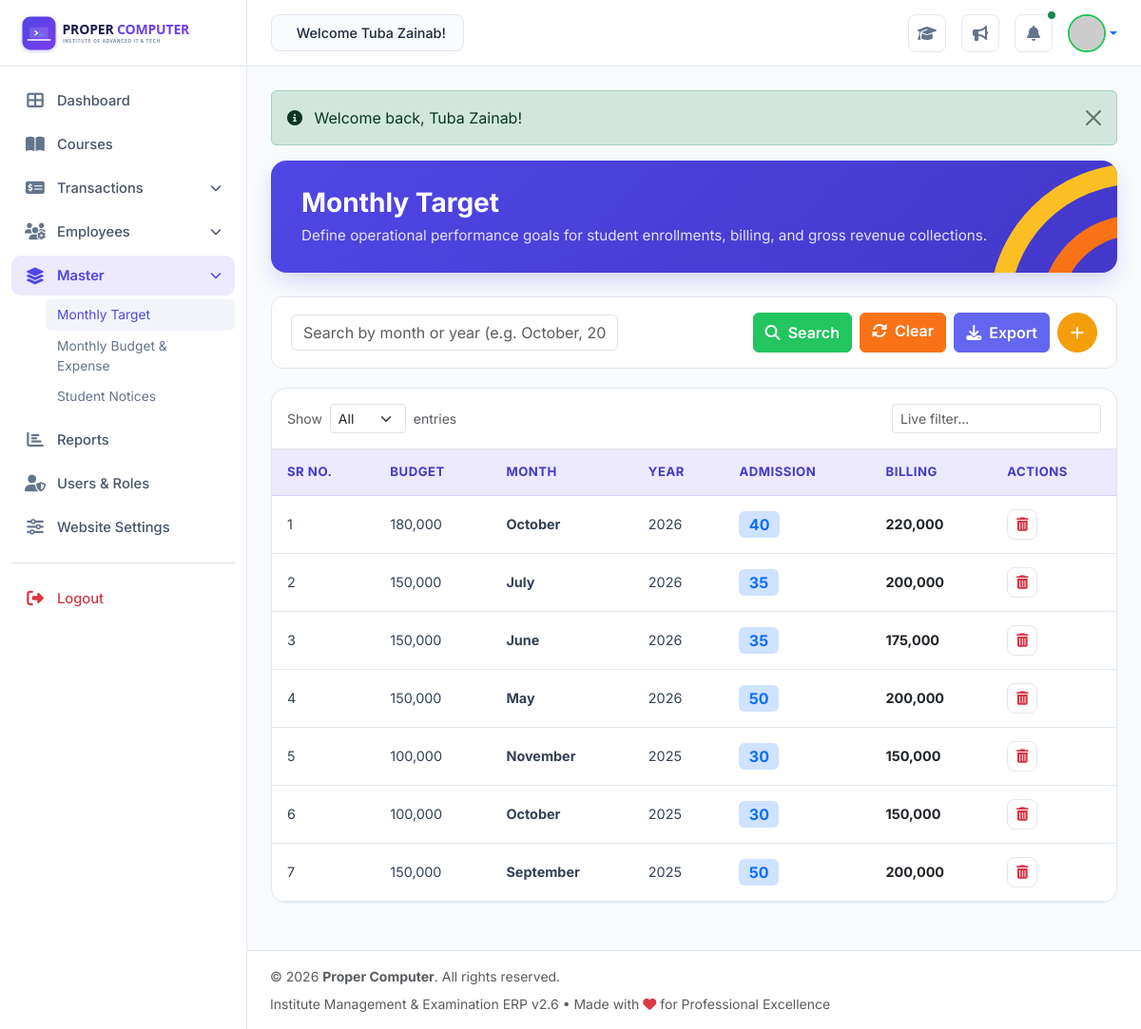
Page /admin/targets.php (signed in) on the committed database.
### tables this page shows
CREATE TABLE `monthly_targets` (
  `id` INT AUTO_INCREMENT PRIMARY KEY,
  `month` VARCHAR(20) NOT NULL,
  `year` INT NOT NULL,
  `target_admissions` INT NOT NULL DEFAULT 30,
  `target_billing` DECIMAL(12,2) NOT NULL DEFAULT 150000.00,
  `target_collection` DECIMAL(12,2) NOT NULL DEFAULT 120000.00,
  `created_at` DATETIME DEFAULT CURRENT_TIMESTAMP
);

### admin/targets.php (the view, shortened to what this page needs)
<?php
require_once __DIR__ . '/../config/helpers.php';
$pdo = getDBConnection();
$search = trim($_GET['search'] ?? '');
$sql = "SELECT * FROM monthly_targets WHERE 1=1";
$params = [];
$sql .= " ORDER BY year DESC, id DESC";
$stmt = $pdo->prepare($sql);
$stmt->execute($params);
$targets = $stmt->fetchAll();
require_once __DIR__ . '/../includes/admin_header.php';
?>
<div class="admin-header-banner">
    <svg class="banner-arcs" viewBox="0 0 100 100">
        <circle class="arc-1" cx="100" cy="100" r="80" />
        <circle class="arc-2" cx="100" cy="100" r="50" />
    </svg>
    <h2>Monthly Target</h2>
    <p>Define operational performance goals for student enrollments, billing, and gross revenue collections.</p>
</div>
<div class="filter-toolbar">
    <form method="GET" action="" class="row g-3 align-items-center">
        <div class="col-md-5">
            <input type="text" name="search" class="form-control" placeholder="Search by month or year (e.g. October, 2026)..." value="<?= e($search) ?>">
        </div>
        <div class="col-md-7 d-flex justify-content-md-end gap-2">
            <button type="submit" class="btn btn-search-green">
                <i class="fas fa-search me-1"></i> Search
            </button>
            <a href="targets.php" class="btn btn-clear-orange">
                <i class="fas fa-rotate me-1"></i> Clear
            </a>
            <button type="button" class="btn btn-export-purple" id="exportCsvBtn">
                <i class="fas fa-download me-1"></i> Export
            </button>
            <button type="button" class="btn btn-add-amber" data-bs-toggle="modal" data-bs-target="#addTargetModal" title="Add Monthly Target">
                <i class="fas fa-plus"></i>
            </button>
        </div>
    </form>
</div>
<div class="admin-card-table">
    <div class="p-3 border-bottom d-flex justify-content-between align-items-center">
        <div class="d-flex align-items-center gap-2">
            <span class="small text-muted">Show</span>
            <select class="form-select form-select-sm" style="width: 80px;">
                <option>All</option>
            </select>
            <span class="small text-muted">entries</span>
        </div>
        <div>
            <input type="text" id="tableSearchInput" class="form-control form-control-sm" placeholder="Live filter..." style="width: 220px;">
        </div>
    </div>
    <div class="table-responsive">
        <table class="table admin-table">
            <thead>
                <tr>
                    <th>SR NO.</th>
                    <th>BUDGET</th>
                    <th>MONTH</th>
                    <th>YEAR</th>
                    <th>ADMISSION</th>
                    <th>BILLING</th>
                    <th>ACTIONS</th>
                </tr>
            </thead>
            <tbody>
                <?php if (empty($targets)): ?>
                    <tr><td colspan="7" class="text-center py-4 text-muted">No monthly targets configured yet</td></tr>
                <?php else: ?>
                    <?php foreach ($targets as $idx => $t): ?>
                        <tr>
                            <td><?= $idx + 1 ?></td>
                            <td><?= number_format($t['target_collection']) ?></td>
                            <td><strong><?= e($t['month']) ?></strong></td>
                            <td><?= e($t['year']) ?></td>
                            <td><span class="badge bg-primary-subtle text-primary fs-6"><?= $t['target_admissions'] ?></span></td>
                            <td class="fw-bold text-dark"><?= number_format($t['target_billing']) ?></td>
                            <td>
                                <div class="d-flex gap-1">
                                    <a href="targets.php?action=delete&id=<?= $t['id'] ?>" class="action-btn text-danger confirm-delete" title="Delete Target">
                                        <i class="fas fa-trash-alt"></i>
                                    </a>
                                </div>
                            </td>
                        </tr>
                    <?php endforeach; ?>
                <?php endif; ?>
            </tbody>
        </table>
    </div>
</div>
<?php require_once __DIR__ . '/../includes/admin_footer.php'; ?>

### assets/css/admin.css (style rules this page uses)
:root { --admin-bg: #f8fafc; --admin-sidebar-w: 260px; --admin-sidebar-collapsed-w: 80px; --admin-topbar-h: 70px; --admin-primary: #4f46e5; --admin-primary-dark: #3730a3; --admin-purple-grad: linear-gradient(135deg, #4f46e5 0%, #4338ca 100%); --admin-border: #e2e8f0; --admin-table-head: #ede9fe; --admin-table-head-text: #4338ca; --font-heading: 'Outfit', sans-serif; --font-body: 'Inter', sans-serif; }
body.admin-body { font-family: var(--font-body); background-color: var(--admin-bg); color: #334155; margin: 0; padding: 0; overflow-x: hidden; }
.admin-header-banner { background: linear-gradient(135deg, #4f46e5 0%, #4338ca 100%); color: #ffffff; border-radius: 16px; padding: 28px 32px; position: relative; overflow: hidden; margin-bottom: 25px; box-shadow: 0 10px 25px -5px rgba(79, 70, 229, 0.25); }
.admin-header-banner h2 { color: #ffffff; font-size: 1.75rem; font-weight: 700; margin-bottom: 6px; }
.admin-header-banner p { color: rgba(255, 255, 255, 0.85); margin-bottom: 0; font-size: 0.95rem; }
.banner-arcs { position: absolute; right: -20px; bottom: -40px; width: 180px; height: 180px; pointer-events: none; }
.filter-toolbar { background: #ffffff; border: 1px solid var(--admin-border); border-radius: 12px; padding: 16px 20px; margin-bottom: 20px; }
.btn-search-green { background-color: #22c55e; border-color: #22c55e; color: #ffffff; font-weight: 600; }
.btn-clear-orange { background-color: #f97316; border-color: #f97316; color: #ffffff; font-weight: 600; }
.btn-export-purple { background-color: #6366f1; border-color: #6366f1; color: #ffffff; font-weight: 600; }
.btn-add-amber { background-color: #f59e0b; border-color: #f59e0b; color: #ffffff; font-weight: 700; border-radius: 50%; width: 42px; height: 42px; display: inline-flex; align-items: center; justify-content: center; }
.admin-card-table { background: #ffffff; border: 1px solid var(--admin-border); border-radius: 16px; overflow: hidden; box-shadow: 0 1px 3px rgba(0, 0, 0, 0.04); margin-bottom: 25px; }
.admin-table { margin-bottom: 0; vertical-align: middle; }
.admin-table thead th { background-color: var(--admin-table-head); color: var(--admin-table-head-text); font-size: 0.82rem; font-weight: 700; letter-spacing: 0.04em; text-transform: uppercase; padding: 14px 16px; border-bottom: 1px solid rgba(79, 70, 229, 0.15); }
.admin-table tbody td { padding: 14px 16px; color: #334155; font-size: 0.9rem; border-bottom: 1px solid var(--admin-border); }
.action-btn { width: 32px; height: 32px; border-radius: 8px; border: 1px solid var(--admin-border); background: #ffffff; color: #64748b; display: inline-flex; align-items: center; justify-content: center; transition: all 0.2s; text-decoration: none; }

### rows in the picture
monthly_targets: target_collection "180,000", month "October", year "2026", target_admissions "40", target_billing "220,000"
monthly_targets: target_collection "150,000", month "July", year "2026", target_admissions "35", target_billing "200,000"
monthly_targets: target_collection "150,000", month "June", year "2026", target_admissions "35", target_billing "175,000"
monthly_targets: target_collection "150,000", month "May", year "2026", target_admissions "50", target_billing "200,000"
monthly_targets: target_collection "100,000", month "November", year "2025", target_admissions "30", target_billing "150,000"
monthly_targets: target_collection "100,000", month "October", year "2025", target_admissions "30", target_billing "150,000"
monthly_targets: target_collection "150,000", month "September", year "2025", target_admissions "50", target_billing "200,000"

### other values in the picture
$user['full_name'] "Tuba Zainab"
$message "Welcome back, Tuba Zainab!"
APP_NAME "Proper Computer"
